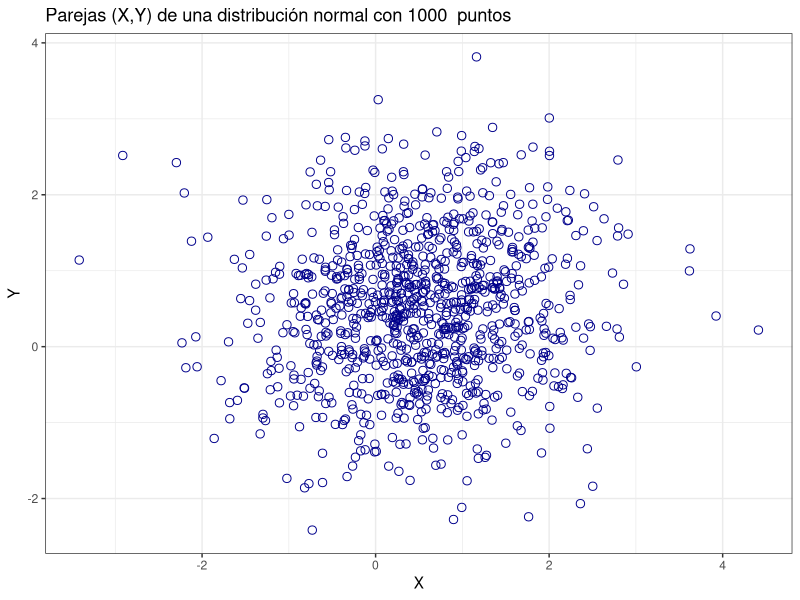
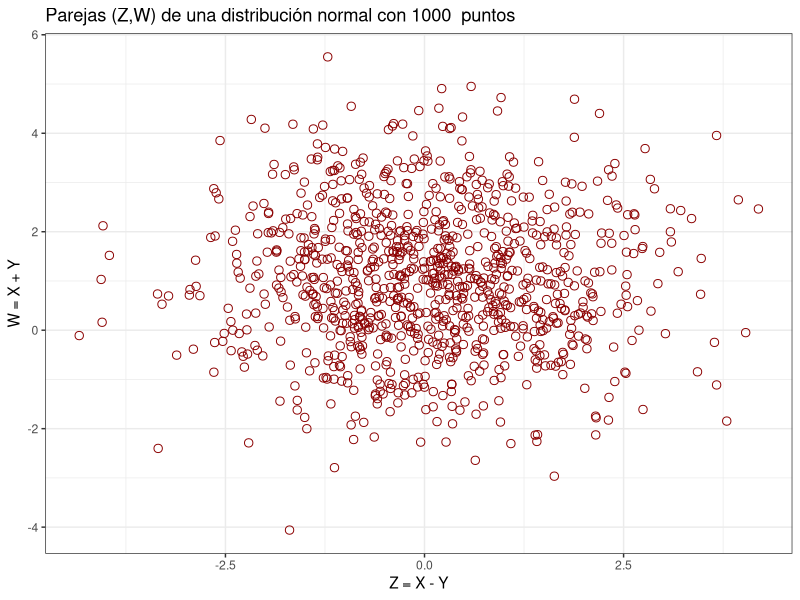

These charts were generated, in order, by the following R code:
library(ggplot2)
library(RColorBrewer)

#Ejercicio 1: Normal

#1000 puntos (X,Y)
n <- 1000
p <- 0.5
x <- rnorm(n, p)
y <- rnorm(n, p)

df <- data.frame(x=x, y=y)
ggplot(data = df) + 
  geom_jitter(mapping = aes(x = x, y = y), color='darkblue', shape=1, size=2.5) +
  labs(x='X', y='Y', title=paste('Parejas (X,Y) de una distribución normal con', n, ' puntos')) + 
  theme_bw()

#1000 puntos (Z,W)
n <- 1000
p <- 0.5
X <- rnorm(n, p)
Y <- rnorm(n, p)
Z <- X-Y
W <- X+Y
df <- data.frame(x = Z, y = W)
ggplot(data = df) + 
  geom_jitter(mapping = aes(x = Z, y = W), color = 'darkred', shape=1, size=2.5) + 
  labs(x='Z = X - Y', y = 'W = X + Y', title=paste('Parejas (Z,W) de una distribución normal con', n, ' puntos')) +
  theme_bw()


#Ejercicio 2: Multinomial

p <- 1/3







